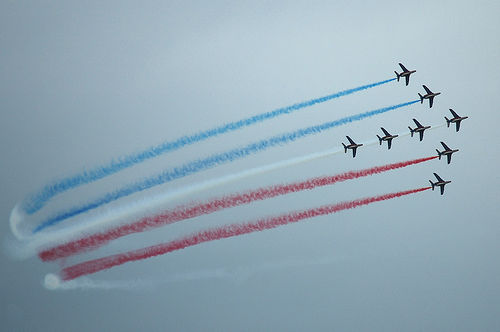
%> input picture 1.4图像的斑点检测/1.4图像的斑点检测/patrol.jpg, 500 x 332 px
$ octave --eval "result = log_Blob(imread('patrol.jpg'));"   (GNU Octave 9; MATLAB toolbox functions it lacks are replaced by stand-ins)
%> lines starting %> are read from the running program, lines starting %| are printed output that depends on the picture
function [points] = log_Blob(img,o_nb_blobs)
    % 功能：提取LoG斑点
    % 输入：
    %      img –输入的图像
    %       o_nb_blobs -需要检测的斑点区域的数量
    % 输出：
    %       points -检测出的斑点
    % 参考文献：
    % Lindeberg, T. Feature Detection with Automatic Scale Selection
    % IEEE Transactions Pattern Analysis Machine Intelligence, 1998, 30,
    % 77-116

    % 输入图像
    img = double(img(:,:,1));
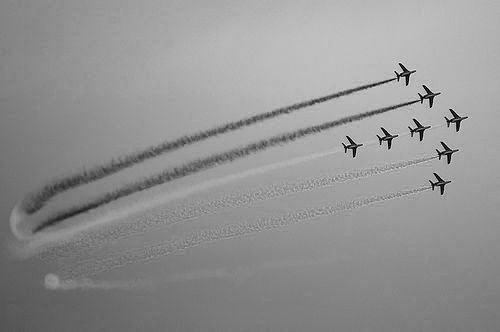
%> img: size 332x500 double; min 0, max 244, mean 146.5

    % 设定检测到斑点的数量
    if nargin==1
        nb_blobs = 120;
    else
        nb_blobs = o_nb_blobs;
    end

    % 设定LoG参数
    sigma_begin = 2;
    sigma_end   = 15;
    sigma_step  = 1;
    sigma_array = sigma_begin:sigma_step:sigma_end;
    sigma_nb    = numel(sigma_array);

    % 变量
    img_height  = size(img,1);
%> img_height = 332
    img_width   = size(img,2);
%> img_width = 500

    % 计算尺度规范化高斯拉普拉斯算子
    snlo = zeros(img_height,img_width,sigma_nb);
    for i=1:sigma_nb
        sigma       = sigma_array(i);

snlo(:,:,i) = sigma*sigma*imfilter(img,fspecial('log', floor(6*sigma+1), sigma),'replicate');

    end

    % 搜索局部极值
    snlo_dil             = imdilate(snlo,ones(3,3,3));
    blob_candidate_index = find(snlo==snlo_dil);
%> blob_candidate_index = 2515 values from 33 to 2324000
    blob_candidate_value = snlo(blob_candidate_index);
%> blob_candidate_value = 2515 values, max 76.5 at index 1879, min -3.1 at index 258, mean 3.45
    [tmp,index]          = sort(blob_candidate_value,'descend');
%> tmp = 2515 values, max 76.5 at index 1, min -3.1 at index 2515, mean 3.45; index = 2515 values, max 2515 at index 564, min 1 at index 996, mean 1258

blob_index           = blob_candidate_index( index(1:min(nb_blobs,numel(index))) );
%> blob_index = 120 values, max 683807 at index 100, min 82459 at index 76, mean 243527.9

[lig,col,sca]        = ind2sub([img_height,img_width,sigma_nb],blob_index);
%> lig = 120 values, max 229 at index 111, min 66 at index 5, mean 133.2; col = 120 values, max 466 at index 66, min 40 at index 111, mean 313.3; sca = 120 values, max 5 at index 100, min 1 at index 1, mean 1.84

    points               = [lig,col,3*reshape(sigma_array(sca),[size(lig,1),1])];
%> points = 120 rows, first 12: [128 458 6; 82 408 6; 138 422 6; 146 390 6; 66 402 6; 103 432 6; 89 426 6; 122 416 6; 112 453 6; 154 355 6; 78 408 6; 99 423 6]
%> `result = log_Blob(imread('patrol.jpg'));`: result has the same summary as points in log_Blob

end
